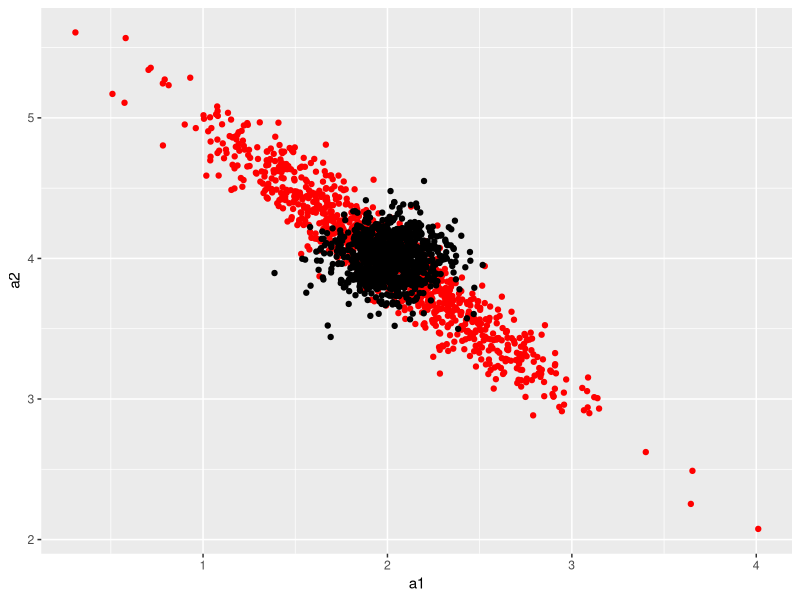
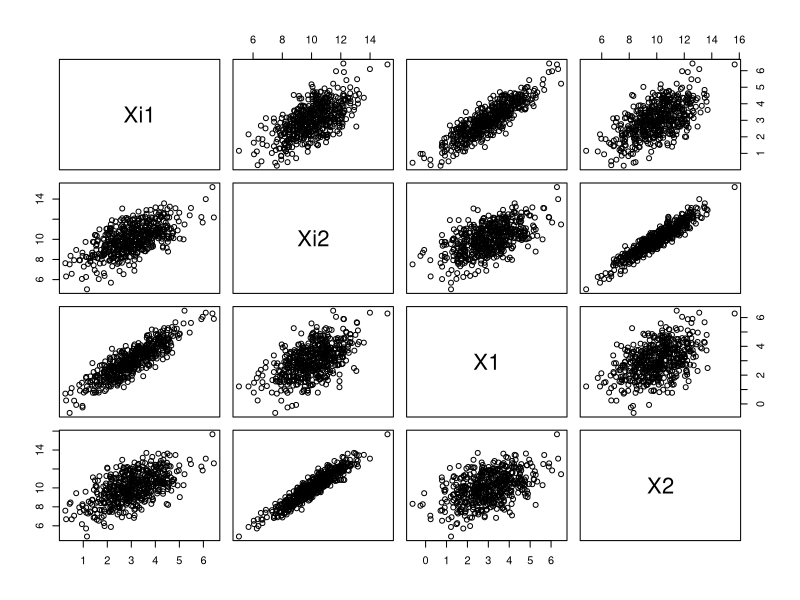
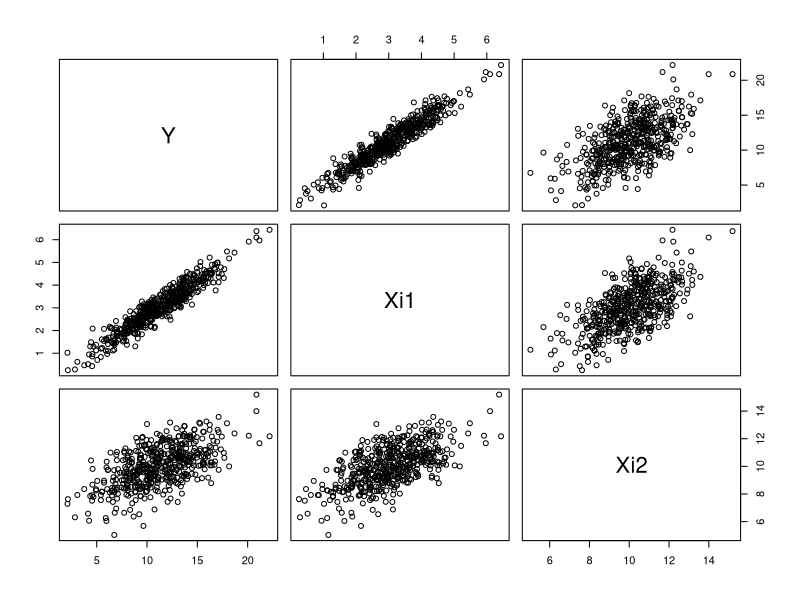
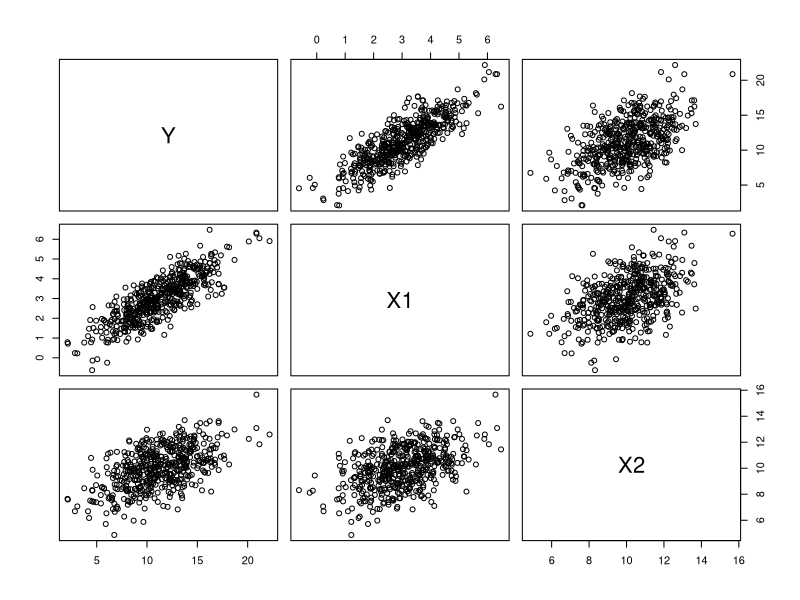
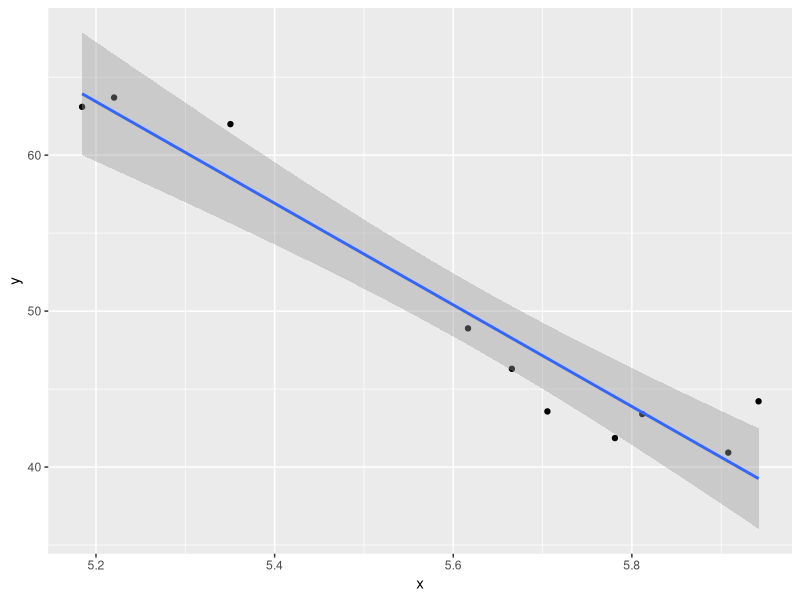

Source code (R) for these figures, in order:
## ---- chunk 1
    library(tidyverse)    
    
    sim <- function(rho){
      #Number of samples to draw
      N = 50
    
      #Make a covariance matrix
      covar = matrix(c(1,rho, rho, 1), byrow = T, nrow = 2)

      # Append a column of 1s to N draws from a 2-dimensional  
      # Gaussian 
      # With covariance matrix covar
      X = cbind(rep(1,N),MASS::mvrnorm(N, mu = c(0,0), 
                  Sigma = covar))

      # True betas for our regression
      betas = c(1,2,4)

      # Make the outcome
      y = X%*%betas + rnorm(N,0,1)

      # Fit a linear model
      model = lm(y ~ X[,2] + X[,3])
      
      # Return a dataframe of the coefficients
      return(tibble(a1 = coef(model)[2], a2 = coef(model)[3]))     
    }
    
    #Run the function 1000 times and stack the results
    zero_covar = rerun(1000, sim(0)) %>% 
                 bind_rows
    
    #Same as above, but the covariance in covar matrix 
    #is now non-zero
    high_covar = rerun(1000, sim(0.95)) %>% bind_rows
    
    #plot
    zero_covar %>% 
      ggplot(aes(a1,a2)) +
      geom_point(data = high_covar, color = 'red') +
      geom_point()

## ---- chunk 2
a = 5
b = 2
N = 1000
X = runif(n = N, min = -2, max = 2)
Xa = X + rnorm(n = N, sd=.2)
Y = a*X + b + rnorm(n = N)
df = data.frame(Y=Y, X=X, Xa=Xa)

summary(lm(data=df, Y~X))
summary(lm(data=df, Y~Xa))
## ---- chunk 3
library(MASS)
library(dplyr)
b0 = 2
b1 = 3
b2 = 0
N = 500

mu = c(3,10)
Sigma = matrix(data=c(1,0.8,0.8,2), nrow = 2)
Xi = mvrnorm(n = N, mu, Sigma)

nu = c(0,0)
Theta = matrix(data=c(.3,-0.1,-0.1,.3), nrow = 2)
X = Xi + mvrnorm(n = N, nu, Theta)

df = as.data.frame(cbind(Xi,X))
names(df)=c("Xi1","Xi2","X1","X2")
plot(df)

df %>% mutate(Y = b0 + b1*Xi1 + b2*Xi2 + rnorm(n=n())) -> df

plot(df[c("Y","Xi1","Xi2")])
plot(df[c("Y","X1","X2")])

summary(lm(data=df, Y~Xi1+Xi2))
# summary(lm(data=df, Y~X1+X2))
## ---- chunk 4
library(ggplot2)
spurious_correlation = function(N = 10) {
  trial = 1
  while(TRUE) {
      X = runif(n = N, min = 5, max = 6)
      Y = runif(n = N, min = 20, max = 70)
      if(abs(cor(x = X, y = Y))>.95) {
          print(trial)
          return(data.frame(x = X, y = Y))
      }
      trial = trial + 1
  }
}
d = spurious_correlation();
d
summary(d)
cor(d)
ggplot(data = d, aes(x=x,y=y)) + geom_point() + geom_smooth(method="lm")

